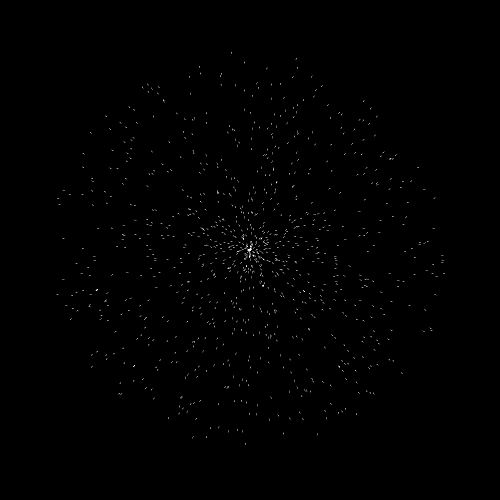
Frame 1 (no input)
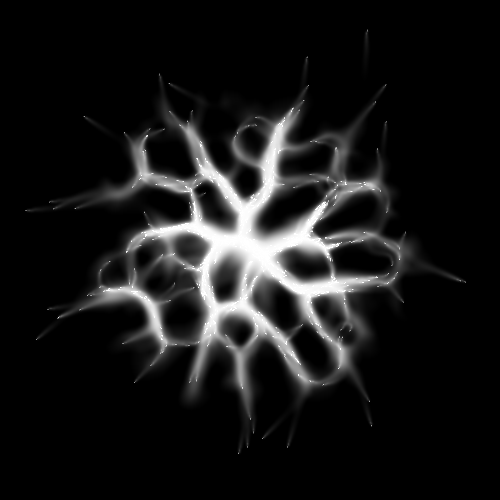
Frame 60 (the mouse pressed at the canvas centre just before this capture)
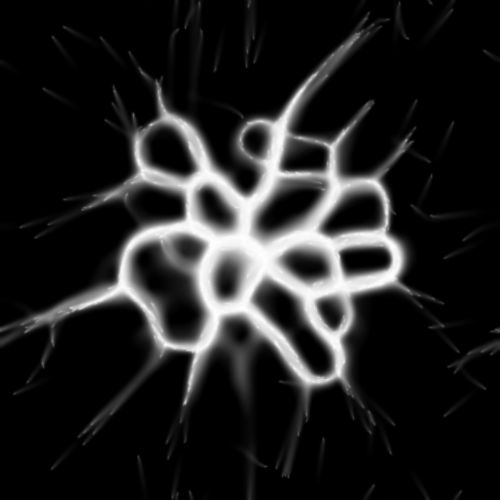
Frame 120 (the mouse held since frame 60 and released just before this capture)

The Processing sketch that drew these frames (run headless with seeded random() and noise(); from frame 60 on, the mouse is pressed at the canvas centre):

// Processing sketch: second_facing_center
// ── second_facing_center.pde
Particle[] particles;
PImage img;



void setup(){
  size(500, 500);
  
  int si = 1000;
  particles = new Particle[si];
  float Rmax = 200;
  for (int i=0;i<si;i++){
    float r = random(0, Rmax);
    float theta = random(0, TAU*2);
    float x = r*cos(theta)+width/2;
    float y = r*sin(theta)+height/2;
    float a = theta+PI;
    particles[i] = new Particle(x, y,a);
  }
  img = new PImage(500, 500);
}

int t = 0;

void draw(){
  for(int j = 0;j<5;j++){
  t++;
  for(int i =0;i<particles.length;i++){
    Particle part = particles[i];
    if (i==particles.length/2){
      //print(part.pos);
    }
    part.rotate(img);
    part.move();
    part.clip(img.width, img.height);
  }
  for(int i =0;i<particles.length;i++){
    Particle part = particles[i];
    part.deposit(img);
  }
  if (t%8==0){
    img.filter(BLUR, 1);
  }
  }
    image(img,0,0);
}

// ── dos.pde
class Particle{
  float seek_dist = 20;
  float seek_angle = PI/3;
  float move_dist = .4;
  float move_angle = PI/12;
  float angle = 0;
  PVector pos;
  
  //int THRESHOLD_LOW = 50;
  //int THRESHOLD_HIGH = 100;
  int MAX_VAL = 255;
  int INC_VAL = 50;
  
  Particle(){
    this.pos = new PVector(0, 0);
    this.angle = 0;
  }
    
  Particle(float x, float y ,float a){
    this.pos = new PVector(x, y);
    this.angle = a;
  }
  
  void rotate(PImage img){
    float angleLeft = this.angle-this.seek_angle;
    float angleRight = this.angle+this.seek_angle;
    PVector tmP = new PVector(this.seek_dist*cos(angleLeft), this.seek_dist*sin(angleLeft));
    int[] pLeft = this.getIndex(PVector.add(this.pos,tmP), img.width, img.height);
    tmP = new PVector(this.seek_dist*cos(angleRight), this.seek_dist*sin(angleRight));
    int[] pRight = this.getIndex(PVector.add(this.pos, tmP), img.width, img.height);
    tmP = new PVector(this.seek_dist*cos(this.angle), this.seek_dist*sin(this.angle));
    int[] pMiddle = this.getIndex(PVector.add(this.pos, tmP), img.width, img.height);
    float aLeft = get_pixel(pLeft[0], pLeft[1], img);
    float aMiddle = get_pixel(pMiddle[0], pMiddle[1], img);
    float aRight =get_pixel(pRight[0], pRight[1], img);
    
    if (aMiddle>aLeft && aMiddle>aRight){
    }
    else if (aLeft>aMiddle && aRight > aMiddle){
      int b = floor(random(2));
      if (b==0){
        this.angle += this.move_angle;
      }else{
        this.angle -= this.move_angle;
      }
    }
    else if(aLeft>aMiddle && aMiddle> aRight){
      this.angle -= this.move_angle;
    }
    else if (aLeft<aMiddle && aMiddle < aRight){
      this.angle += this.move_angle;
    }
  }
  
  void move(){
    PVector p = new PVector(this.move_dist*cos(this.angle), this.move_dist*sin(this.angle));
    this.pos.add(p);
  }
  
  void deposit(PImage img){
    int[] p = this.getIndex(this.pos, img.width, img.height);
    float a = get_pixel(p[0], p[1], img);
    a = min(MAX_VAL, a+INC_VAL);
    img.set(p[0], p[1], color(a));
    
  }
  
  float get_pixel(int x, int y, PImage img){
    return brightness(img.get(x, y));
  }
  
  void clip(int w, int h){
    this.pos.x = my_mod(this.pos.x, w);
    this.pos.y = my_mod(this.pos.y, h);
  }
  
  int[] getIndex(PVector pos, int sx, int sy){
    int xx = int(pos.x/width*sx);
    int yy = int(pos.y/height*sy);
    return new int[]{xx, yy};
  }
  
  float my_mod(float b, float c){
    if (b<0){
      return b+c;
    }
    else if (b>c){
      return b-c;
    }
    return b;
  }
  
  /*boolean isLow(int a){
    return a <THRESHOLD_LOW;
  }
  boolean isMiddle(int a){
    return THRESHOLD_LOW<a && a<THRESHOLD_HIGH;
  }
  boolean isHigh(int a){
    return THRESHOLD_HIGH<a;
  }*/
  
}

// ── main.pde
class Particle2 extends Particle{
  
  Particle2(float x, float y ,float a){
    super(x, y, a);
  }

  float get_pixel(int x, int y, PImage img){
    return blue(img.get(x, y));
  }
  void deposit(PImage img){
    int[] p = this.getIndex(this.pos, img.width, img.height);
    float a = get_pixel(p[0], p[1], img);
    a = min(MAX_VAL, a+INC_VAL);
    img.set(p[0], p[1], color(a,0,a));
    
  }
}
